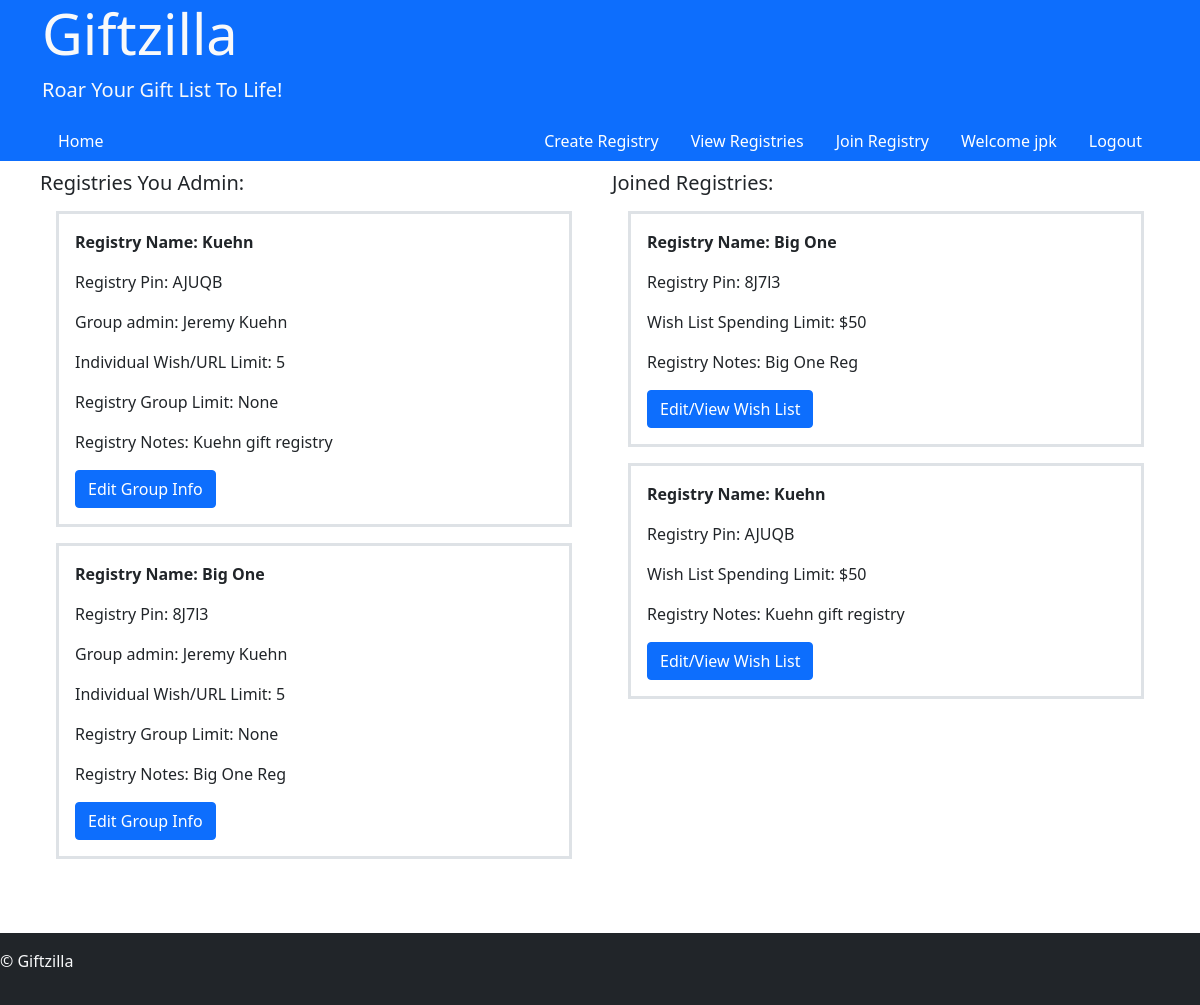
Page /user/1/viewreg (signed in) on the committed database.
### register/models.py (models this page shows, shortened)
class User(AbstractUser):
    groups = models.ManyToManyField(
        'auth.Group',
        related_name='web_users',
        blank=True,
        help_text='The groups this user belongs to. A user will get all permissions granted to each of their groups.',
        verbose_name='groups',
    )
    user_permissions = models.ManyToManyField(
        'auth.Permission',
        related_name='web_users',
        blank=True,
        help_text='Specific permissions for this user.',
        verbose_name='user permissions',
    )

### user/models.py (models this page shows, shortened)
class Registry(models.Model):
    regPin = models.CharField(max_length=5)
    admin = models.ForeignKey(User, on_delete=models.CASCADE)
    regName = models.CharField(max_length=25, verbose_name="Registry Group Name:")
    urlNumCap = models.IntegerField(default=5, verbose_name="Max Number Of Gift Request:", blank=True, null=True)
    spendLimit = models.IntegerField(blank=True, null=True, verbose_name="Max Spending Limit:")
    notes = models.TextField(blank=True, null=True, verbose_name="Notes")
    regGroupCap = models.IntegerField(blank=True, null=True, verbose_name="Max Number of Group Participants:")

class giftGroups(models.Model):
    groupPin = models.CharField(max_length=5)
    user = models.ForeignKey(User, on_delete=models.CASCADE)
    registry = models.ForeignKey(Registry, on_delete=models.CASCADE)

### user/views.py (the view)
# urls.py: path("<int:userID>/viewreg", views.viewReg, name="viewReg"),
@login_required
def viewReg(request, userID):
    if userID != request.user.id:
        return render(request, "index/404.html")
    else:
        user = User.objects.get(id=userID)
        try:
            adminRegs = Registry.objects.filter(admin=user)
        except ObjectDoesNotExist:
            adminRegs = None
        try:
            joinedRegs = giftGroups.objects.filter(user=user)
        except ObjectDoesNotExist:
            joinedRegs = None
        try:
            Gifts = Gift.objects.filter(user=user).values_list('groupPin', flat=True).distinct()
        except ObjectDoesNotExist:
            Gifts = None
        return render(request, "user/viewreg.html", {
            "adminRegs": adminRegs,
            "joinedRegs": joinedRegs,
            "gifts": Gifts,
        })

### giftzilla/templates/user/viewreg.html
{% extends 'layout.html' %}
{% block body %}
<div class="container" style="padding: 10px;">
    <div class="row">
        <div class="col">
            <div>
                <h5>Registries You Admin:</h5>
                {% if adminRegs %}
                    {% for admin in adminRegs %}
                        <div class="border border-3 border-gray p-3 m-3">
                            <p class="fw-bold">Registry Name: {{ admin.regName }}</p>
                            <p>Registry Pin: {{ admin.regPin }}</p>
                            <p>Group admin: {{ admin.admin.first_name }} {{ admin.admin.last_name }}</p>
                            <p>Individual Wish/URL Limit: {{ admin.urlNumCap }}</p>
                            <p>Registry Group Limit: {{ admin.regGroupCap }}</p>
                            <p>Registry Notes: {{ admin.notes }}</p>
                            <a class="btn btn-primary" href="{% url 'user:adminReg' groupPin=admin.regPin %}">Edit Group Info</a>
                        </div>
                    {% endfor %}
                {% else %}
                    <p>You currently have no created registries.</p>
                {% endif %}
            </div>
        </div>
        <div class="col">
            <div>
                <h5>Joined Registries:</h5>
                {% if joinedRegs %}
                    {% for join in joinedRegs %}
                        <div class="border border-3 border-gray p-3 m-3">
                            <p class="fw-bold">Registry Name: {{ join.registry.regName }}</p>
                            <p>Registry Pin: {{ join.groupPin }}</p>
                            <p>Wish List Spending Limit: ${{ join.registry.spendLimit }}</p>
                            <p>Registry Notes: {{ join.registry.notes }}</p>
                            {% if join.groupPin in gifts %}
                            <a class="btn btn-primary" href="{% url 'user:viewWishList' groupPin=join.groupPin userID=join.user.id %}">Edit/View Wish List</a>
                            {% else %}
                            <a class="btn btn-primary" href="{% url 'user:userGifts' groupPin=join.groupPin userID=join.user.id %}">Submit Your Wishlist</a>
                            {% endif %}
                        </div>
                    {% endfor %}
                {% else %}
                    <p>You currently have no joined registries.</p>
                {% endif %}
            </div>
        </div>
    </div>
</div>
{% endblock %}

### giftzilla/templates/layout.html (shortened to what this page needs)
<!DOCTYPE html>
<html lang="en">
<head>
    <link href="https://cdn.jsdelivr.net/npm/bootstrap@5.0.2/dist/css/bootstrap.min.css" rel="stylesheet">
</head>
<body>
    <header class="bg-primary text-light">
        <div class="container">
            <h1 class="display-4">Giftzilla</h1>
            <p class="lead">Roar Your Gift List To Life!</p>
            <nav class="d-flex justify-content-between align-items-center">
                <ul class="nav">
                    <li class="nav-item"><a class="nav-link" href="{% url 'index:home' %}">Home</a></li>
                </ul>
                <div>
                    {% if user.is_authenticated %}
                        <ul class="nav">
                            <li class="nav-item"><a class="nav-link" href="{% url 'user:createRegistry' %}">Create Registry</a></li>
                            <li class="nav-item"><a class="nav-link" href="{% url 'user:viewReg' userID=user.id %}">View Registries</a></li>
                            <li class="nav-item"><a class="nav-link" href="{% url 'user:regJoin' userID=user.id %}">Join Registry</a></li>
                            <li class="nav-item">
                                <a class="nav-link" href="{% url 'register:profileView' userID=user.id %}">Welcome {{ user.username }}</a>
                            </li>
                            <li class="nav-item">
                                <a class="nav-link" href="{% url 'register:logout' %}">Logout</a>
                            </li>
                        </ul>
                    {% endif %}
                </div>
            </nav>
        </div>
    </header>
   {% block body %}
   {% endblock %}
    <footer class="bg-dark text-light mt-5 py-3">
        <p>&copy; Giftzilla</p>
    </footer>
</body>
</html>

### giftzilla/templates/layout.html (style rules this page uses)
.nav-link { color: white; }

### rows in the picture
User: username "jpk"
Registry: regName "Kuehn", regPin "AJUQB", admin.first_name "Jeremy", admin.last_name "Kuehn", urlNumCap "5", regGroupCap "None", notes "Kuehn gift registry"
Registry: regName "Big One", regPin "8J7l3", admin.first_name "Jeremy", admin.last_name "Kuehn", urlNumCap "5", regGroupCap "None", notes "Big One Reg"
giftGroups: registry.regName "Big One", groupPin "8J7l3", registry.spendLimit "50", registry.notes "Big One Reg", shows "Edit/View Wish List"
giftGroups: registry.regName "Kuehn", groupPin "AJUQB", registry.spendLimit "50", registry.notes "Kuehn gift registry", shows "Edit/View Wish List"
